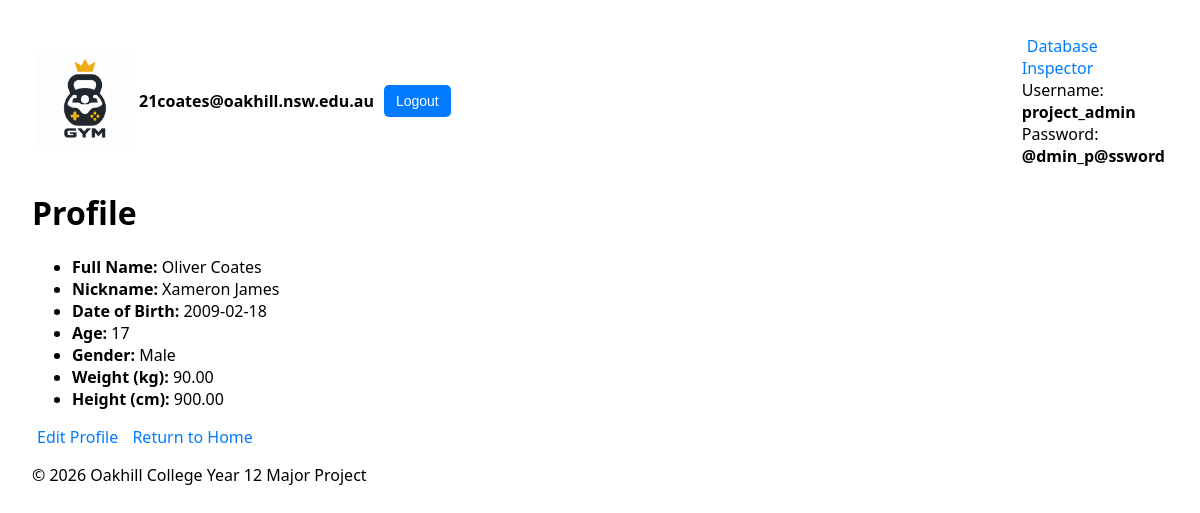
Before: /users/profile/ (signed in) with the older database file.
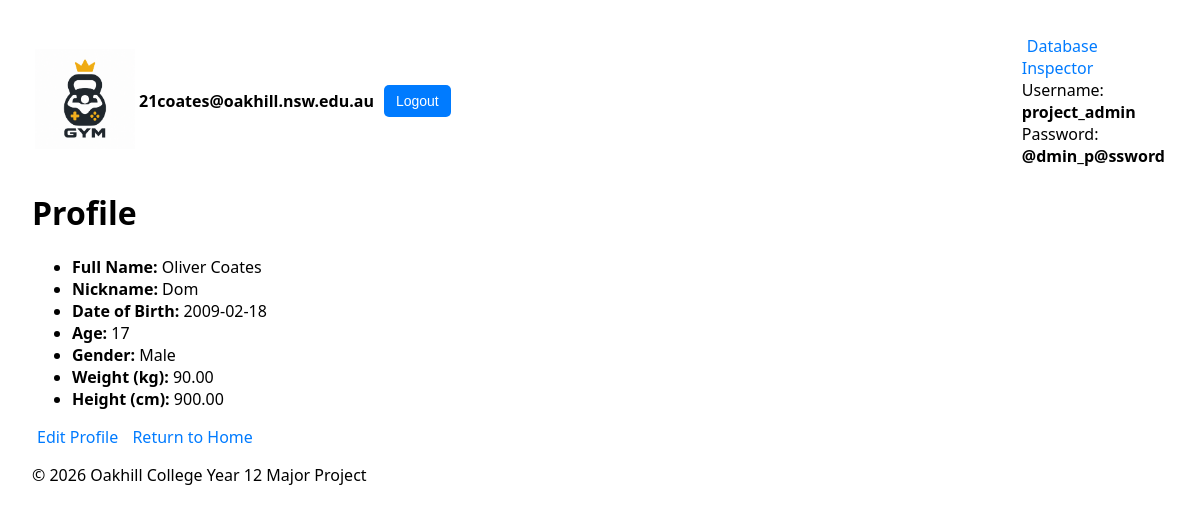
After: the same page with the newer database file.
### users/models.py (models this page shows, shortened)
class Profile(models.Model):
    user = models.OneToOneField(User, on_delete=models.CASCADE, related_name="profile")
    nickname = models.CharField(max_length=30, unique=True)
    full_name = models.CharField(max_length=100, blank=True, null=True)
    date_of_birth = models.DateField(blank=True, null=True)
    GENDER_MALE = 'M'
    GENDER_FEMALE = 'F'
    GENDER_OTHER = 'O'
    GENDER_CHOICES = [
        (GENDER_MALE, 'Male'),
        (GENDER_FEMALE, 'Female'),
        (GENDER_OTHER, 'Other'),
    ]
    gender = models.CharField(max_length=1, choices=GENDER_CHOICES, blank=True, null=True)
    weight_kg = models.DecimalField(max_digits=6, decimal_places=2, blank=True, null=True)
    height_cm = models.DecimalField(max_digits=6, decimal_places=2, blank=True, null=True)
    @property
    def age(self):
        if self.date_of_birth:
            today = date.today()
            return today.year - self.date_of_birth.year - ((today.month, today.day) < (self.date_of_birth.month, self.date_of_birth.day))
        return None

### users/views.py (the view)
# urls.py: path('profile/', views.profile, name='profile'),
@login_required(login_url='users:login')
def profile(request):
    return render(request, 'users/profile.html', {'profile': request.user.profile, 'user': request.user})

### users/templates/users/profile.html
{% extends 'my_app/base.html' %}
{% block content %}
<h1>Profile</h1>
<ul>
    <li><strong>Full Name:</strong> {{ profile.full_name }}</li>
    <li><strong>Nickname:</strong> {{ profile.nickname }}</li>
    <li><strong>Date of Birth:</strong> {{ profile.date_of_birth|date:'Y-m-d' }}</li>
    <li><strong>Age:</strong> {{ profile.age }}</li>
    <li><strong>Gender:</strong> {{ profile.get_gender_display }}</li>
    <li><strong>Weight (kg):</strong> {{ profile.weight_kg }}</li>
    <li><strong>Height (cm):</strong> {{ profile.height_cm }}</li>
</ul>
<a href="{% url 'users:create_profile' %}">Edit Profile</a>
<a href="{% url 'my_app:home' %}">Return to Home</a>
{% endblock %}

Changed rows visible on the page:
changed Profile "Oliver Coates": nickname "Xameron James" → "Dom"
